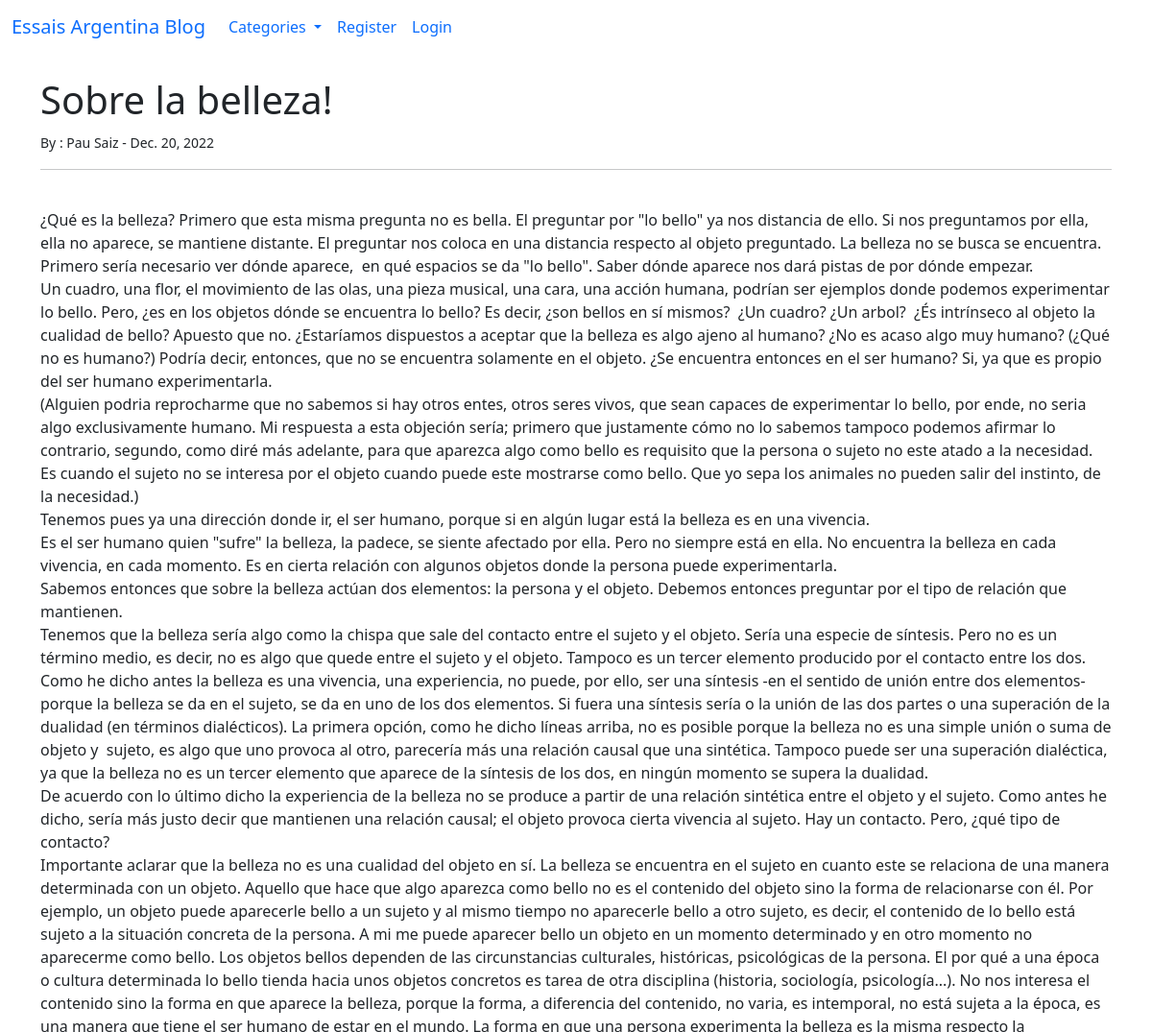
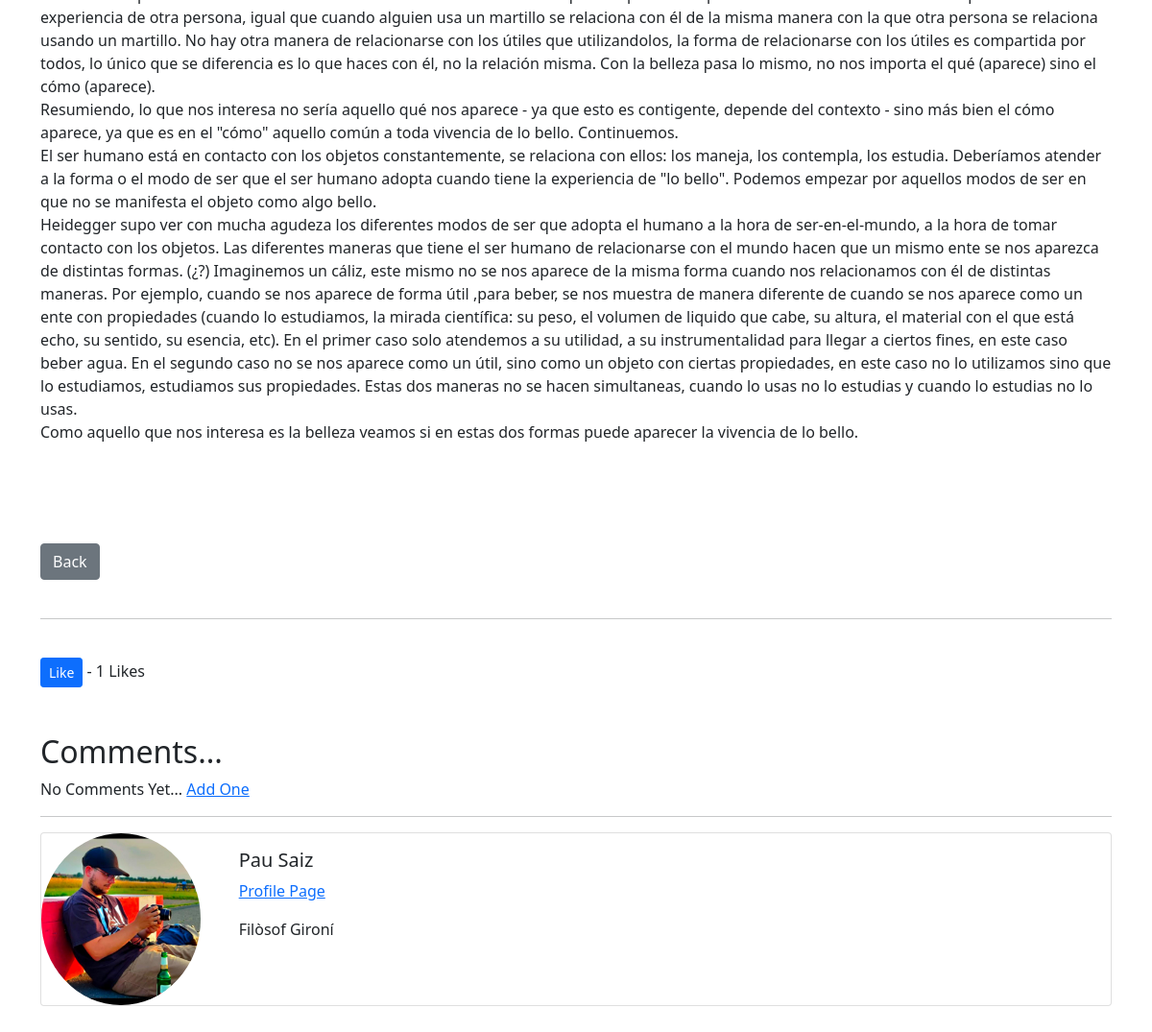
The app's page /article/3, older data (2 pictures, top to bottom).
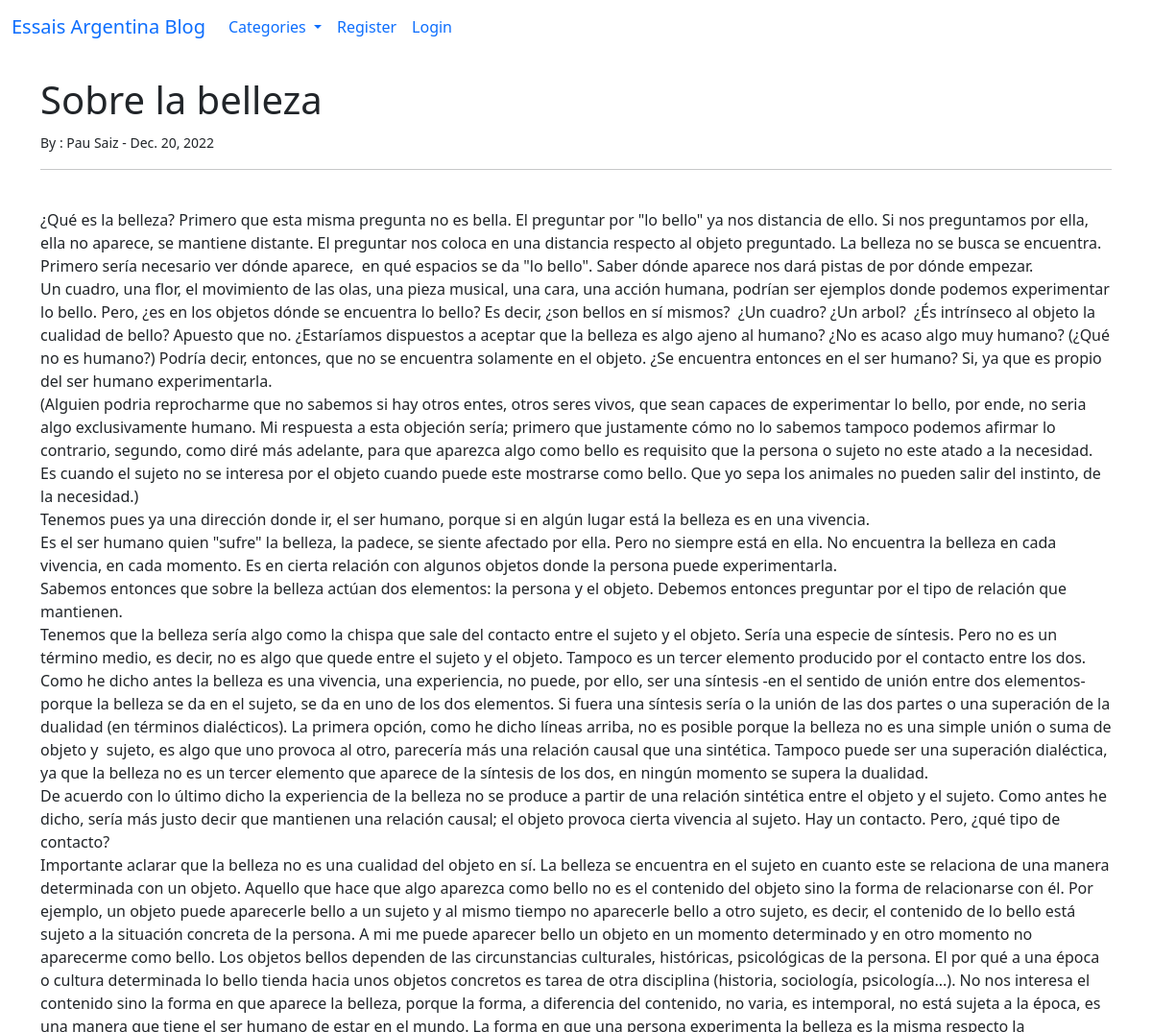
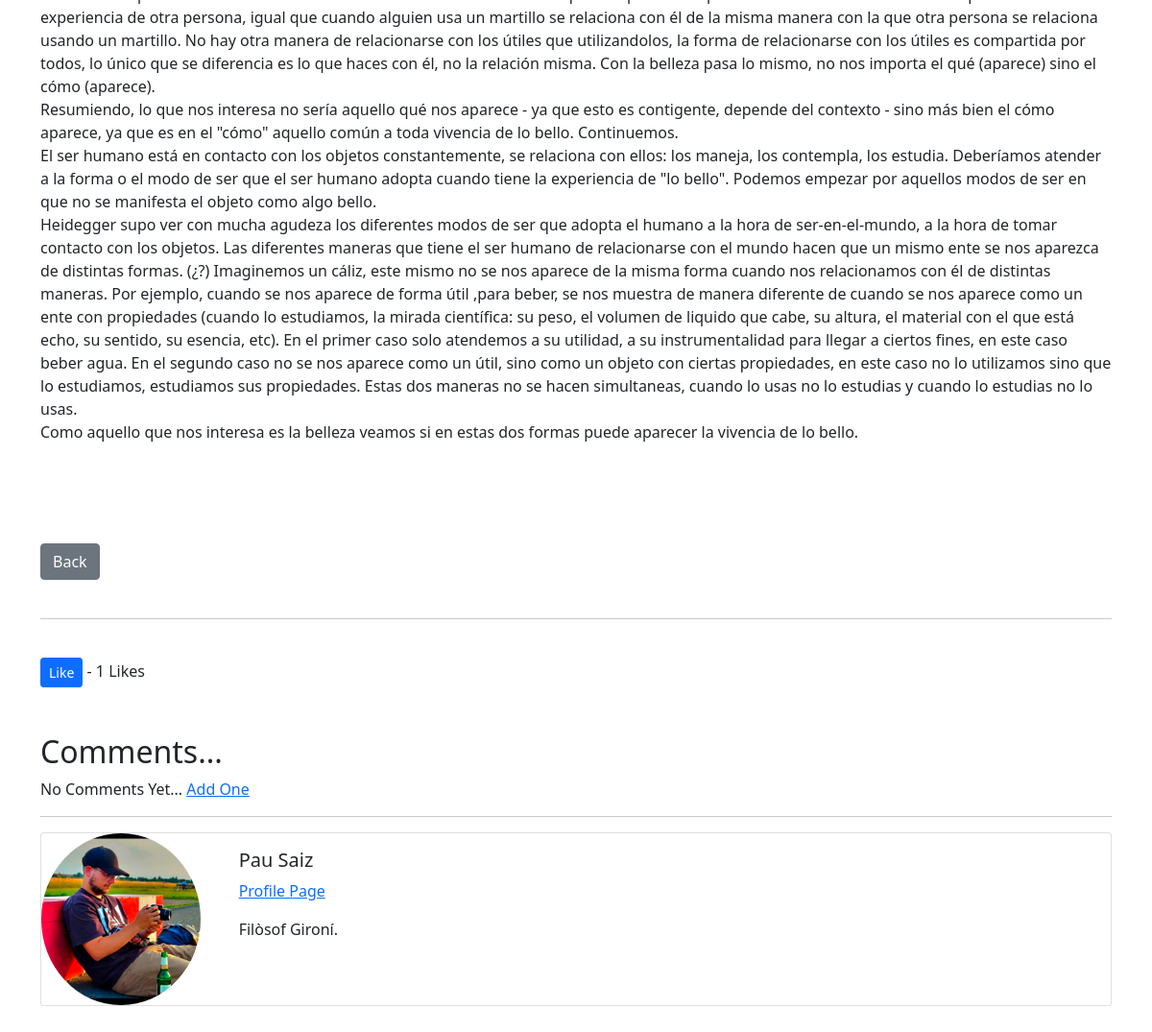
The same page, newer data (2 pictures, top to bottom).
### theblog/models.py (models this page shows, shortened)
class Post(models.Model):
    title = models.CharField(max_length=255)
    header_image = models.ImageField(null=True, blank=True, upload_to = "images/")
    title_tag = models.CharField(max_length=255)
    author = models.ForeignKey(User, on_delete=models.CASCADE)
    body = RichTextField(blank=True, null=True)
    post_date = models.DateField(auto_now_add=True)
    first_post_date = models.DateField(default = date.today())
    category = models.CharField(max_length= 255, default='uncategorized')
    snippet = models.CharField(max_length= 255)
    likes = models.ManyToManyField(User, related_name = 'blog_posts')
    def total_likes(self):
        return self.likes.count()

class Profile(models.Model):
    user = models.OneToOneField(User, null=True, on_delete=models.CASCADE)
    bio = models.TextField()
    profile_pic = models.ImageField(null=True, blank=True, upload_to = "images/profile/")
    website_url = models.CharField(max_length=255, null=True, blank=True)
    instagram_url = models.CharField(max_length=255, null=True, blank=True)

### theblog/views.py (the view)
# urls.py: path('article/<int:pk>', ArticleDetailView.as_view(), name='article-detail'),
class ArticleDetailView(DetailView):
    model = Post
    template_name = 'article_details.html'
    def get_context_data(self, *args, **kwargs):
        cat_menu = Category.objects.all()
        context = super(ArticleDetailView, self).get_context_data(*args, **kwargs)
        stuff = get_object_or_404(Post, id=self.kwargs['pk'])
        total_likes = stuff.total_likes()
        context["cat_menu"] = cat_menu
        context["total_likes"] = total_likes
        return context

### theblog/models.py (called while the page is built)
    def __str__(self):
        return self.name

### theblog/templates/article_details.html (shortened to what this page needs)
{% extends 'base.html' %}
{% load static %}
{% block content %}
    <h1>{{ post.title }}</h1>
    <small>By :
        {{post.author.first_name}}
        {{post.author.last_name}} -
        {{post.first_post_date}}
    </small><br/>
    <hr>
    <br/>
    {{ post.body | safe }}
    <br/><br/>
    <a href = "{% url 'home' %}" class = "btn btn-secondary"> Back</a>
    <br/><br/>
    <hr>
    <br/>
    <form action="{% url 'like_post' post.pk %}" method = "POST">
        <button type="submit", name = "post_id", value = "{{ post.id }}", class="btn btn-primary btn-sm">Like</button>
        - {{ total_likes }} Likes
    </form>
<br/><br/>
<h2> Comments... </h2>
{% if not post.comments.all %}
    No Comments Yet... <a href="#">
    Add One
</a>
{% endif %}
 <hr>
<div class="card mb-3">
  <div class="row no-gutters">
    <div class="col-md-2">
{% if post.author.profile.profile_pic %}
      <img src="{{ post.author.profile.profile_pic.url }}" class="card-img rounded-circle">
{% else %}
      <img src="{% static 'theblog/images/profile_pic_default.jpg' %}" class="card-img rounded-circle">
{% endif %}
    </div>
    <div class="col-md-10">
      <div class="card-body">
        <h5 class="card-title">
            {{post.author.first_name}}
            {{post.author.last_name}}
        </h5>
        <p class="card-text text-muted">
            <a href="{% url 'show_profile_page' post.author.profile.id %}">Profile Page</a>
        </p>
        <p class="card-text"> {{ post.author.profile.bio }} </p>
      </div>
    </div>
  </div>
</div>
<br/><br/>
{% endblock %}

### theblog/templates/base.html (shortened to what this page needs)
<!doctype html>
<html lang="en">
  <head>
    <link href="https://cdn.jsdelivr.net/npm/bootstrap@5.0.2/dist/css/bootstrap.min.css" rel="stylesheet">
  </head>
  <body>
    <nav class="navbar navbar-expand-lg bg-body-tertiary">
  <div class="container-fluid">
    <a class="navbar-brand" href="{% url 'home' %}">Essais Argentina Blog</a>
    <div class="collapse navbar-collapse" id="navbarSupportedContent">
      <ul class="navbar-nav me-auto mb-2 mb-lg-0">
        {% if cat_menu %}
          <li class="nav-item dropdown">
            <a class="nav-link dropdown-toggle" href="#" role="button" data-bs-toggle="dropdown" aria-expanded="false">
              Categories
            </a>
          </li>
        {% else %}
        <li class="nav-item">
          <a class="nav-link" href="{% url 'category-list'%}">
            Categories</a>
        </li>
        {% endif %}
        {% if user.is_authenticated %}
          <li class="nav-item">
            <a class="nav-link" href="{% url 'add_post'%}">Add Post</a>
          </li>
          <li class="nav-item">
            <a class="nav-link" href="{% url 'add_category'%}">Add Category</a>
          </li>
             <li class="nav-item dropdown">
          <a class="nav-link dropdown-toggle" href="#" id="navbarDropdownMenuLink" role="button" data-bs-toggle="dropdown" aria-expanded="false">
            Profile
          </a>
          <ul class="dropdown-menu dropdown-menu" aria-labelledby="navbarDropdownMenuLink">
            <li><a class="dropdown-item" href="{% url 'edit_profile' %}">Edit Settings </a></li>
            {% if user.profile.id %}
              <li><a class="dropdown-item" href="{% url 'edit_profile_page' user.profile.id %}">Edit Profile Page</a></li>
              <li><a class="dropdown-item" href="{% url 'show_profile_page' user.profile.id %}">Show Profile Page</a></li>
            {% else %}
              <li><a class="dropdown-item" href="{% url 'create_profile_page' %}">Create Profile Page</a></li>
            {% endif %}
          </ul>
        </li>
          <li class="nav-item">
            <a class="nav-link" href="{% url 'logout'%}">Logout</a>
          </li>
        {% else %}
          <li class="nav-item">
            <a class="nav-link" href="{% url 'register'%}">Register</a>
          </li>
          <li class="nav-item">
            <a class="nav-link" href="{% url 'login'%}">Login</a>
          </li>
        {% endif %}
      </ul>
    </div>
  </div>
</nav>
    <br/>
    <div class = "container">
      {% block content %}
      {% endblock %}
    </div>
  </body>
</html>

Row changes from the older to the newer data that the page shows:
changed Post "Pau": title "Sobre la belleza!" → "Sobre la belleza"; author.profile.bio "Filòsof Gironí" → "Filòsof Gironí."
